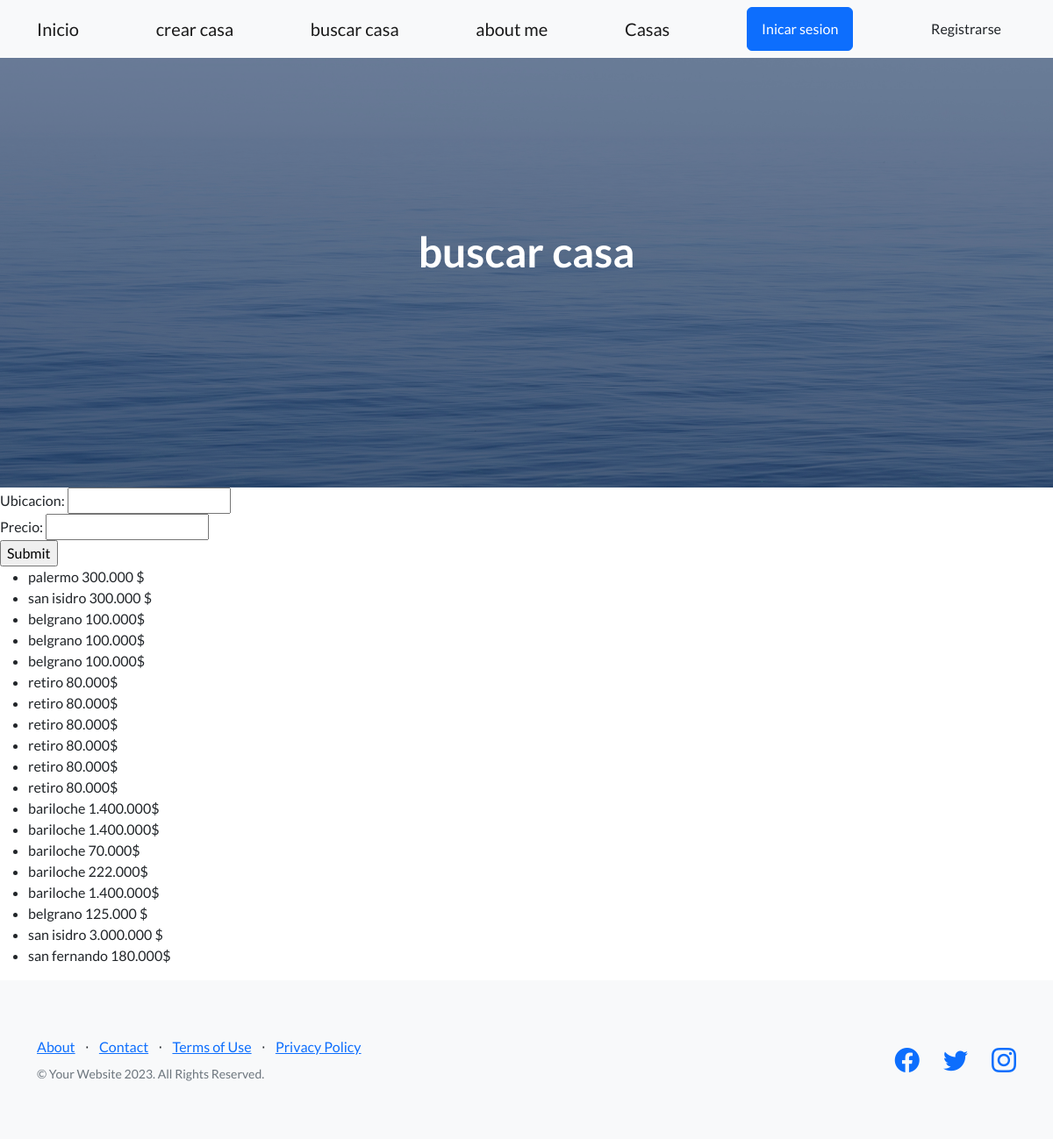
/buscar-casa/, run on an earlier commit of the app's database.
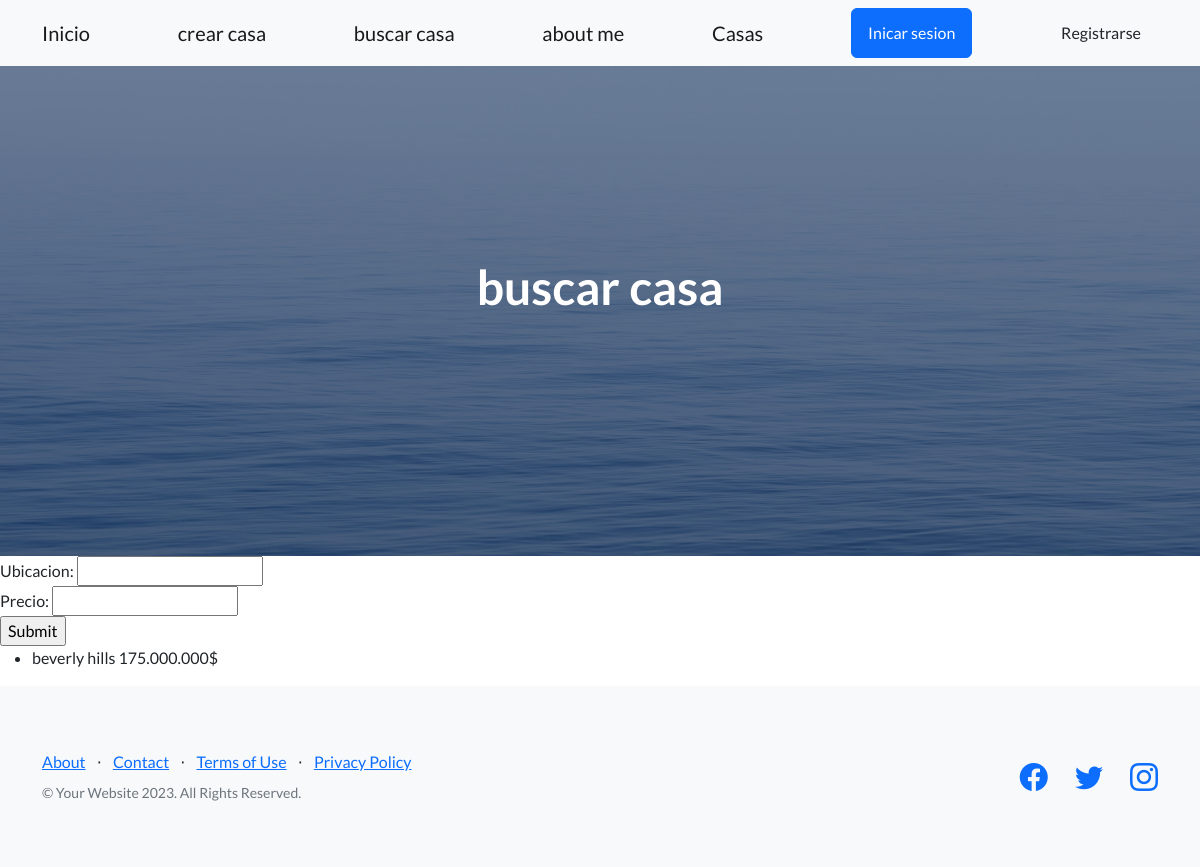
And on a later commit of the database.
### inicio/models.py (models this page shows)
class Casa (models.Model):
    ubicacion = models.CharField(max_length=20)
    ambientes = models.IntegerField()
    precio = models.CharField (max_length=20)
    fecha = models.DateField(null= True, blank=True)
    avatar = models.ImageField(upload_to="avatares", null=True, blank=True)
    def __str__(self):
        return f"{self.ubicacion} {self.precio} "

### inicio/views.py (the view)
def buscar_casa (request):
    formulario = BuscarCasaFormulario(request.GET)
    if formulario.is_valid():
        ubicacion = formulario.cleaned_data.get("ubicacion")
        precio = formulario.cleaned_data.get("precio")
        casas = Casa.objects.filter(ubicacion__icontains=ubicacion, precio__icontains= precio)
    return render (request, "inicio/buscar_casa.html", {"casas": casas, "form" : formulario})

### inicio/forms.py
class BuscarCasaFormulario(forms.Form):
    ubicacion = forms.CharField (max_length=20, required=False)
    precio = forms.CharField (max_length=20, required=False)

### inicio/templates/inicio/buscar_casa.html (shortened to what this page needs)
{% extends "inicio/index.html" %}
{% block header %}  buscar casa {% endblock header%}
{% block main %}
<form action= {% url "inicio:buscar_casa" %}>
    {{form}}
    <input type="submit">
{% if casas %}
<ul>
    {% for casa in casas %}
    <li> {{casa}} </li>
    {% endfor %}
</ul>
{% else %}
<p>no hay casas registradas</p>
{% endif %}
{% endblock main %}

### inicio/templates/inicio/index.html (shortened to what this page needs)
<!DOCTYPE html>
<html lang="en">
    {% load static %}
    <head>
        <link href="https://cdn.jsdelivr.net/npm/bootstrap-icons@1.5.0/font/bootstrap-icons.css" rel="stylesheet" type="text/css" />
        <link href= {% static 'css/styles.css' %} rel="stylesheet" />
    </head>
    <body>
        <nav class="navbar navbar-light bg-light static-top">
            <div class="container">
                <a class="navbar-brand" href= {% url "inicio:inicio" %} > Inicio</a>
                <a class="navbar-brand" href= {% url "inicio:crear_casa" %} > crear casa</a>
                <a class="navbar-brand" href= {% url "inicio:buscar_casa" %} > buscar casa</a>
                <a class="navbar-brand" href= {% url "inicio:about_me" %} > about me</a>
                <a class="navbar-brand" href= {% url "inicio:listado_casas" %} > Casas</a>
                {% if request.user.is_authenticated%}
                <a class="navbar-brand" href= "#" > {{request.user.username}} </a>
                <form action= {% url "usuarios:logout" %} method="post">
                    {% csrf_token %}
                    <input type="submit" class="btn btn-secondary" value="Cerrar Sesion">
                </form>
                {%else%}
                <a class="btn btn-primary" href= {% url "usuarios:login" %} > Inicar sesion</a>
                <a class="btn btn-succes" href= {% url "usuarios:registrarse" %} >Registrarse</a>
                {% endif %}
            </div>
        </nav>
        <header class="masthead">
            <div class="container position-relative">
                <div class="row justify-content-center">
                    <div class="col-xl-6">
                        <div class="text-center text-white">
                            <h1 class="mb-5">  {% block header%} inicio {% endblock header%} </h1>
                        </div>
                    </div>
                </div>
            </div>
        </header>
        <main>
            {% block main %}{% endblock main %}
        </main>
        <footer class="footer bg-light">
            <div class="container">
                <div class="row">
                    <div class="col-lg-6 h-100 text-center text-lg-start my-auto">
                        <ul class="list-inline mb-2">
                            <li class="list-inline-item"><a href="#!">About</a></li>
                            <li class="list-inline-item">⋅</li>
                            <li class="list-inline-item"><a href="#!">Contact</a></li>
                            <li class="list-inline-item">⋅</li>
                            <li class="list-inline-item"><a href="#!">Terms of Use</a></li>
                            <li class="list-inline-item">⋅</li>
                            <li class="list-inline-item"><a href="#!">Privacy Policy</a></li>
                        </ul>
                        <p class="text-muted small mb-4 mb-lg-0">&copy; Your Website 2023. All Rights Reserved.</p>
                    </div>
                    <div class="col-lg-6 h-100 text-center text-lg-end my-auto">
                        <ul class="list-inline mb-0">
                            <li class="list-inline-item me-4">
                                <a href="#!"><i class="bi-facebook fs-3"></i></a>
                            </li>
                            <li class="list-inline-item me-4">
                                <a href="#!"><i class="bi-twitter fs-3"></i></a>
                            </li>
                            <li class="list-inline-item">
                                <a href="#!"><i class="bi-instagram fs-3"></i></a>
                            </li>
                        </ul>
                    </div>
                </div>
            </div>
        </footer>
    </body>
</html>

What changed in the data, as far as the page shows it:
removed Casa: ubicacion+precio "palermo 300.000 $"
removed Casa: ubicacion+precio "san isidro 300.000 $"
removed Casa: ubicacion+precio "belgrano 100.000$"
removed Casa: ubicacion+precio "belgrano 100.000$"
removed Casa: ubicacion+precio "belgrano 100.000$"
removed Casa: ubicacion+precio "retiro 80.000$"
removed Casa: ubicacion+precio "retiro 80.000$"
removed Casa: ubicacion+precio "retiro 80.000$"
removed Casa: ubicacion+precio "retiro 80.000$"
removed Casa: ubicacion+precio "retiro 80.000$"
removed Casa: ubicacion+precio "retiro 80.000$"
removed Casa: ubicacion+precio "bariloche 1.400.000$"
removed Casa: ubicacion+precio "bariloche 1.400.000$"
removed Casa: ubicacion+precio "bariloche 70.000$"
removed Casa: ubicacion+precio "bariloche 222.000$"
removed Casa: ubicacion+precio "bariloche 1.400.000$"
removed Casa: ubicacion+precio "belgrano 125.000 $"
removed Casa: ubicacion+precio "san isidro 3.000.000 $"
removed Casa: ubicacion+precio "san fernando 180.000$"
added Casa: ubicacion+precio "beverly hills 175.000.000$"
